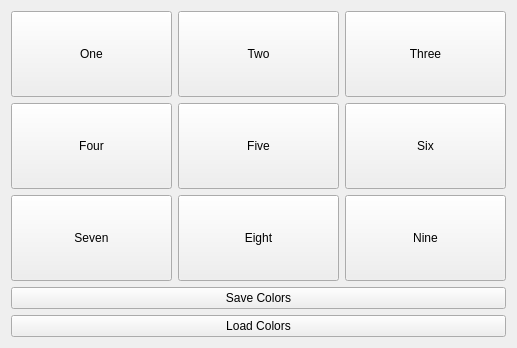
<?xml version="1.0" encoding="UTF-8"?>
<ui version="4.0">
 <class>Widget</class>
 <widget class="QWidget" name="Widget">
  <property name="geometry">
   <rect>
    <x>0</x>
    <y>0</y>
    <width>517</width>
    <height>348</height>
   </rect>
  </property>
  <property name="windowTitle">
   <string>Widget</string>
  </property>
  <layout class="QVBoxLayout" name="verticalLayout">
   <item>
    <layout class="QGridLayout" name="gridLayout">
     <item row="0" column="0">
      <widget class="QPushButton" name="button1">
       <property name="sizePolicy">
        <sizepolicy hsizetype="Minimum" vsizetype="Expanding">
         <horstretch>0</horstretch>
         <verstretch>0</verstretch>
        </sizepolicy>
       </property>
       <property name="text">
        <string>One</string>
       </property>
      </widget>
     </item>
     <item row="0" column="1">
      <widget class="QPushButton" name="button2">
       <property name="sizePolicy">
        <sizepolicy hsizetype="Minimum" vsizetype="Expanding">
         <horstretch>0</horstretch>
         <verstretch>0</verstretch>
        </sizepolicy>
       </property>
       <property name="text">
        <string>Two</string>
       </property>
      </widget>
     </item>
     <item row="0" column="2">
      <widget class="QPushButton" name="button3">
       <property name="sizePolicy">
        <sizepolicy hsizetype="Minimum" vsizetype="Expanding">
         <horstretch>0</horstretch>
         <verstretch>0</verstretch>
        </sizepolicy>
       </property>
       <property name="text">
        <string>Three</string>
       </property>
      </widget>
     </item>
     <item row="1" column="0">
      <widget class="QPushButton" name="button4">
       <property name="sizePolicy">
        <sizepolicy hsizetype="Minimum" vsizetype="Expanding">
         <horstretch>0</horstretch>
         <verstretch>0</verstretch>
        </sizepolicy>
       </property>
       <property name="text">
        <string>Four</string>
       </property>
      </widget>
     </item>
     <item row="1" column="1">
      <widget class="QPushButton" name="button5">
       <property name="sizePolicy">
        <sizepolicy hsizetype="Minimum" vsizetype="Expanding">
         <horstretch>0</horstretch>
         <verstretch>0</verstretch>
        </sizepolicy>
       </property>
       <property name="text">
        <string>Five</string>
       </property>
      </widget>
     </item>
     <item row="1" column="2">
      <widget class="QPushButton" name="button6">
       <property name="sizePolicy">
        <sizepolicy hsizetype="Minimum" vsizetype="Expanding">
         <horstretch>0</horstretch>
         <verstretch>0</verstretch>
        </sizepolicy>
       </property>
       <property name="text">
        <string>Six</string>
       </property>
      </widget>
     </item>
     <item row="2" column="0">
      <widget class="QPushButton" name="button7">
       <property name="sizePolicy">
        <sizepolicy hsizetype="Minimum" vsizetype="Expanding">
         <horstretch>0</horstretch>
         <verstretch>0</verstretch>
        </sizepolicy>
       </property>
       <property name="text">
        <string>Seven</string>
       </property>
      </widget>
     </item>
     <item row="2" column="1">
      <widget class="QPushButton" name="button8">
       <property name="sizePolicy">
        <sizepolicy hsizetype="Minimum" vsizetype="Expanding">
         <horstretch>0</horstretch>
         <verstretch>0</verstretch>
        </sizepolicy>
       </property>
       <property name="text">
        <string>Eight</string>
       </property>
      </widget>
     </item>
     <item row="2" column="2">
      <widget class="QPushButton" name="button9">
       <property name="sizePolicy">
        <sizepolicy hsizetype="Minimum" vsizetype="Expanding">
         <horstretch>0</horstretch>
         <verstretch>0</verstretch>
        </sizepolicy>
       </property>
       <property name="text">
        <string>Nine</string>
       </property>
      </widget>
     </item>
    </layout>
   </item>
   <item>
    <widget class="QPushButton" name="saveColorsButton">
     <property name="text">
      <string>Save Colors</string>
     </property>
    </widget>
   </item>
   <item>
    <widget class="QPushButton" name="loadColorsButton">
     <property name="text">
      <string>Load Colors</string>
     </property>
    </widget>
   </item>
  </layout>
 </widget>
 <resources/>
 <connections/>
</ui>
